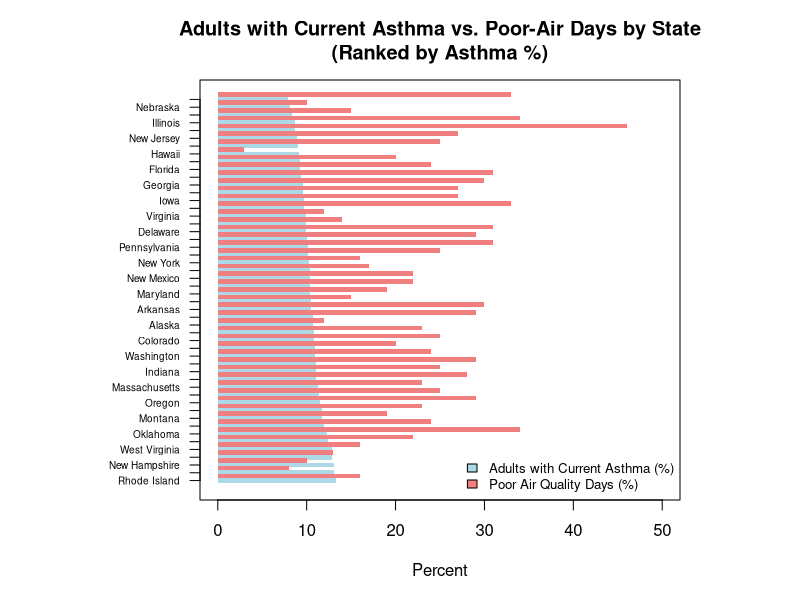
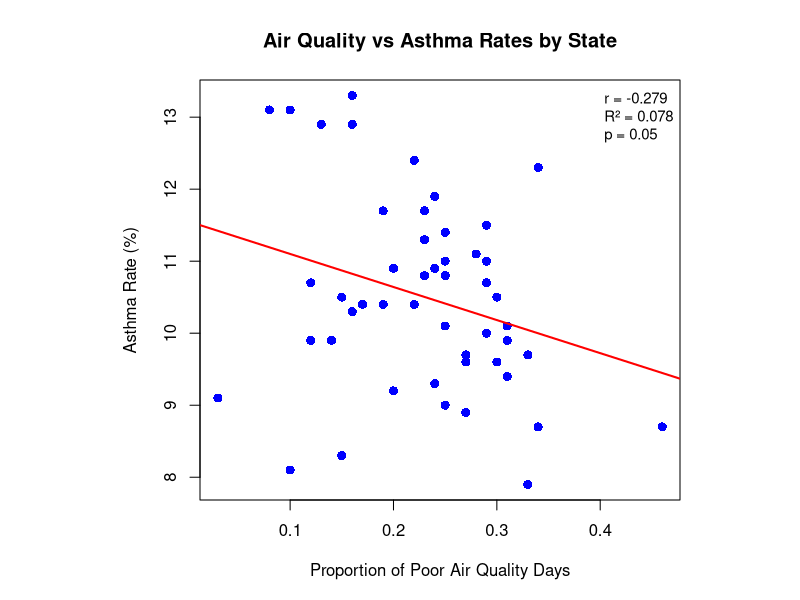
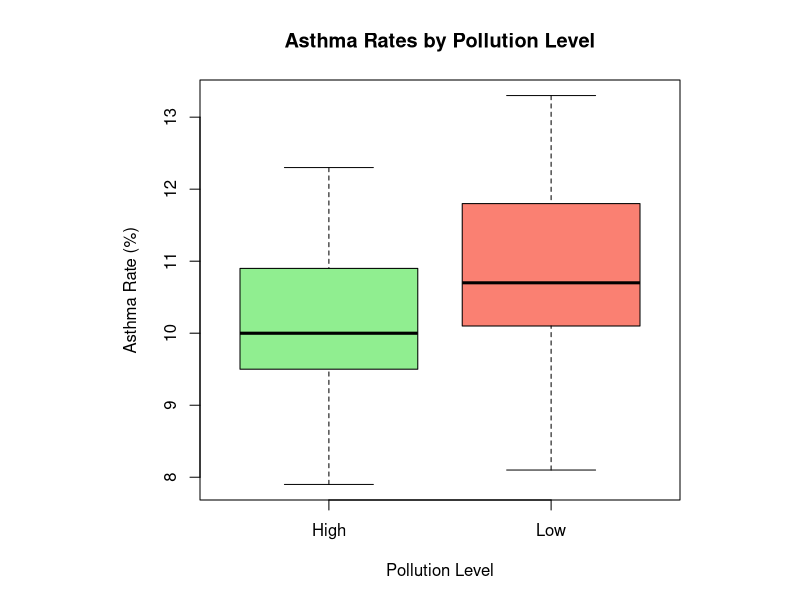
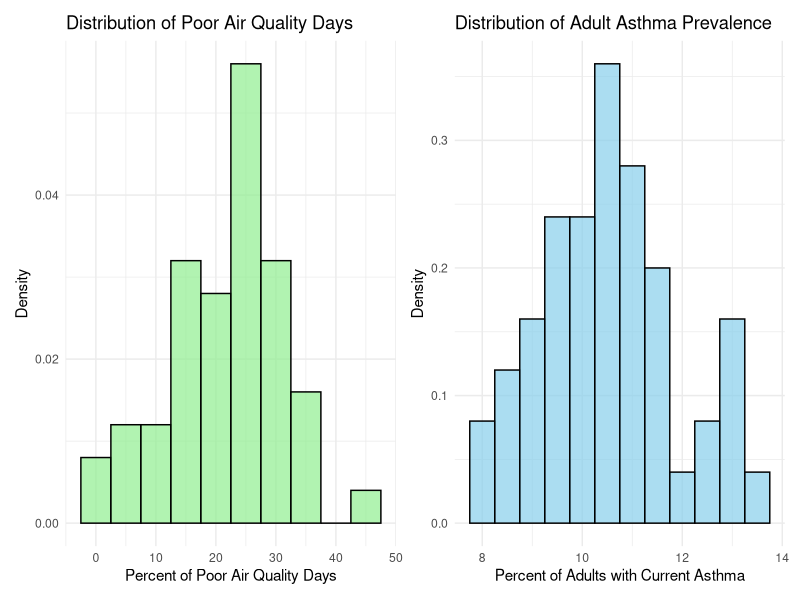

These charts were generated, in order, by the following R code:
## ---- chunk 1
knitr::opts_chunk$set(echo = TRUE)
## ---- chunk 2
# Load the data
air_data <- data.frame(
  State = c("Alabama", "Alaska", "Arizona", "Arkansas", "California", "Colorado", "Connecticut", "Delaware", "Florida", "Georgia", "Hawaii", "Idaho", "Illinois", "Indiana", "Iowa", "Kansas", "Kentucky", "Louisiana", "Maine", "Maryland", "Massachusetts", "Michigan", "Minnesota", "Mississippi", "Missouri", "Montana", "Nebraska", "Nevada", "New Hampshire", "New Jersey", "New Mexico", "New York", "North Carolina", "North Dakota", "Ohio", "Oklahoma", "Oregon", "Pennsylvania", "Rhode Island", "South Carolina", "South Dakota", "Tennessee", "Texas", "Utah", "Vermont", "Virginia", "Washington", "West Virginia", "Wisconsin", "Wyoming"),
  Poor_Air = c(0.27, 0.12, 0.33, 0.3, 0.46, 0.25, 0.22, 0.31, 0.24, 0.3, 0.03, 0.28, 0.34, 0.25, 0.27, 0.29, 0.23, 0.29, 0.08, 0.19, 0.23, 0.24, 0.14, 0.31, 0.22, 0.19, 0.1, 0.25, 0.1, 0.27, 0.22, 0.16, 0.2, 0.17, 0.25, 0.34, 0.29, 0.31, 0.16, 0.25, 0.15, 0.23, 0.33, 0.29, 0.13, 0.12, 0.24, 0.16, 0.2, 0.15),
  Asthma = c(9.6, 10.7, 9.7, 10.5, 8.7, 10.8, 12.4, 9.9, 9.3, 9.6, 9.1, 11.1, 8.7, 11, 9.7, 10.7, 10.8, 10, 13.1, 10.4, 11.3, 11.9, 9.9, 9.4, 10.4, 11.7, 8.1, 10.1, 13.1, 8.9, 10.4, 10.3, 9.2, 10.4, 11.4, 12.3, 11.5, 10.1, 13.3, 9, 8.3, 11.7, 7.9, 11, 12.9, 9.9, 10.9, 12.9, 10.9, 10.5)
)
## ---- chunk 3
# Use the existing air_data from our environment
# Convert to appropriate format and calculate percentages
df <- data.frame(
  State = air_data$State,
  asthma_pct = air_data$Asthma,
  poor_air_pct = air_data$Poor_Air * 100  # Convert proportion to percentage
)

# Sort by asthma percentage (descending)
df <- df[order(-df$asthma_pct), ]

# Set up plotting parameters
par(mar = c(5, 10, 4, 6))  # Adjust margins for state names
y_pos <- 1:nrow(df)  # Y positions for bars

# Create empty plot
plot(0, 0, type = "n", 
     xlim = c(0, 50), 
     ylim = c(0.5, nrow(df) + 0.5),
     xlab = "Percent", 
     ylab = "",
     main = "Adults with Current Asthma vs. Poor-Air Days by State\n(Ranked by Asthma %)",
     yaxt = "n")  # No default y-axis

# Add asthma bars (blue)
barplot_height <- df$asthma_pct
rect(xleft = 0, ybottom = y_pos - 0.3, 
     xright = barplot_height, ytop = y_pos + 0.3,
     col = "lightblue", border = NA)

# Add air quality bars (red) - offset slightly
barplot_height_air <- df$poor_air_pct
rect(xleft = 0, ybottom = y_pos - 0.3 + 0.6, 
     xright = barplot_height_air, ytop = y_pos + 0.3 + 0.6,
     col = "lightcoral", border = NA)

# Add state names
axis(2, at = y_pos, labels = df$State, las = 1, cex.axis = 0.6)

# Add legend
legend("bottomright", 
       legend = c("Adults with Current Asthma (%)", "Poor Air Quality Days (%)"),
       fill = c("lightblue", "lightcoral"),
       cex = 0.8,
       bty = "n")
## ---- chunk 4
## 1st Analysis: Linear Regression - Air Quality vs Asthma Rates

# Scatter plot with regression line
plot(air_data$Poor_Air, air_data$Asthma,
     xlab = "Proportion of Poor Air Quality Days",
     ylab = "Asthma Rate (%)",
     main = "Air Quality vs Asthma Rates by State",
     pch = 16, col = "blue", cex = 1.2)

# Add regression line
model <- lm(Asthma ~ Poor_Air, data = air_data)
abline(model, col = "red", lwd = 2)

# Calculate statistics
correlation <- cor(air_data$Poor_Air, air_data$Asthma)
r_squared <- summary(model)$r.squared
p_value <- summary(model)$coefficients[2,4]

# Create comprehensive results table
regression_stats <- data.frame(
  Statistic = c("Correlation Coefficient", "R-squared", "Adjusted R-squared", 
                "Overall Model p-value", "Regression p-value", "Observations"),
  Value = c(round(correlation, 3),
            round(r_squared, 3),
            round(summary(model)$adj.r.squared, 3),
            round(pf(summary(model)$fstatistic[1], summary(model)$fstatistic[2], 
                     summary(model)$fstatistic[3], lower.tail = FALSE), 4),
            round(p_value, 4),
            nrow(air_data))
)

# Display model statistics
knitr::kable(regression_stats, caption = "Linear Regression Model Summary")

# Create coefficients table
coefficients_table <- data.frame(
  Term = c("Intercept", "Poor Air Quality"),
  Estimate = c(round(coef(model)[1], 3), round(coef(model)[2], 3)),
  Std_Error = c(round(summary(model)$coefficients[1,2], 3), 
                round(summary(model)$coefficients[2,2], 3)),
  t_value = c(round(summary(model)$coefficients[1,3], 3), 
              round(summary(model)$coefficients[2,3], 3)),
  p_value = c(round(summary(model)$coefficients[1,4], 4), 
              round(summary(model)$coefficients[2,4], 4))
)

knitr::kable(coefficients_table, caption = "Regression Coefficients")

# Add clean statistics to plot
legend("topright", 
       legend = c(paste("r =", round(correlation, 3)),
                  paste("R² =", round(r_squared, 3)),
                  paste("p =", ifelse(p_value < 0.001, "< 0.001", round(p_value, 3)))),
       bty = "n", cex = 0.9)
## ---- chunk 5
## 2nd Analysis: T-test comparing asthma rates between high and low pollution states

# Create a new variable for pollution level based on the median of Poor_Air
air_data$Pollution_Level <- ifelse(air_data$Poor_Air > median(air_data$Poor_Air), "High", "Low")
air_data$Pollution_Level <- factor(air_data$Pollution_Level)

# Perform an independent two-sample t-test
t_test_result <- t.test(Asthma ~ Pollution_Level, data = air_data)

# Calculate group means
group_means <- tapply(air_data$Asthma, air_data$Pollution_Level, mean)

# Create a results table
results_table <- data.frame(
  Statistic = c("High Pollution Mean", "Low Pollution Mean", 
                "t-statistic", "p-value", "95% CI Lower", "95% CI Upper"),
  Value = c(round(group_means["High"], 2),
            round(group_means["Low"], 2),
            round(t_test_result$statistic, 3),
            round(t_test_result$p.value, 4),
            round(t_test_result$conf.int[1], 3),
            round(t_test_result$conf.int[2], 3))
)

# Display the table
knitr::kable(results_table, caption = "T-Test Results: Asthma Rates by Pollution Level")

# Create a boxplot to visualize the difference
boxplot(Asthma ~ Pollution_Level, 
        data = air_data,
        main = "Asthma Rates by Pollution Level",
        xlab = "Pollution Level", 
        ylab = "Asthma Rate (%)",
        col = c("lightgreen", "salmon"))
## ---- chunk 6
# Load libraries
library(ggplot2)
library(patchwork)  # for combining plots side-by-side

# Read the data
data <- read.csv("Group Project CompBio - Summarized Sheet (combined counties).csv")

# Inspect column names if needed
names(data)

# Rename columns to simpler names
names(data)[grep("poor.air.quality", names(data))] <- "PoorAirQuality"
names(data)[grep("Asthma", names(data))] <- "Asthma"

# Convert to numeric, in case they're text
data$PoorAirQuality <- as.numeric(gsub("[^0-9\\.]", "", data$PoorAirQuality))
data$Asthma <- as.numeric(gsub("[^0-9\\.]", "", data$Asthma))

# -------------------------
# 1️⃣ Histogram for Poor Air Quality (density)
p1 <- ggplot(data, aes(x = PoorAirQuality)) +
  geom_histogram(aes(y = ..density..), binwidth = 5,
                 fill = "lightgreen", color = "black", alpha = 0.7) +
  labs(
    title = "Distribution of Poor Air Quality Days",
    x = "Percent of Poor Air Quality Days",
    y = "Density"
  ) +
  theme_minimal()

# -------------------------
# 2️⃣ Histogram for Asthma (density)
p2 <- ggplot(data, aes(x = Asthma)) +
  geom_histogram(aes(y = ..density..), binwidth = 0.5,
                 fill = "skyblue", color = "black", alpha = 0.7) +
  labs(
    title = "Distribution of Adult Asthma Prevalence",
    x = "Percent of Adults with Current Asthma",
    y = "Density"
  ) +
  theme_minimal()

# -------------------------
# Combine side-by-side
p1 + p2


